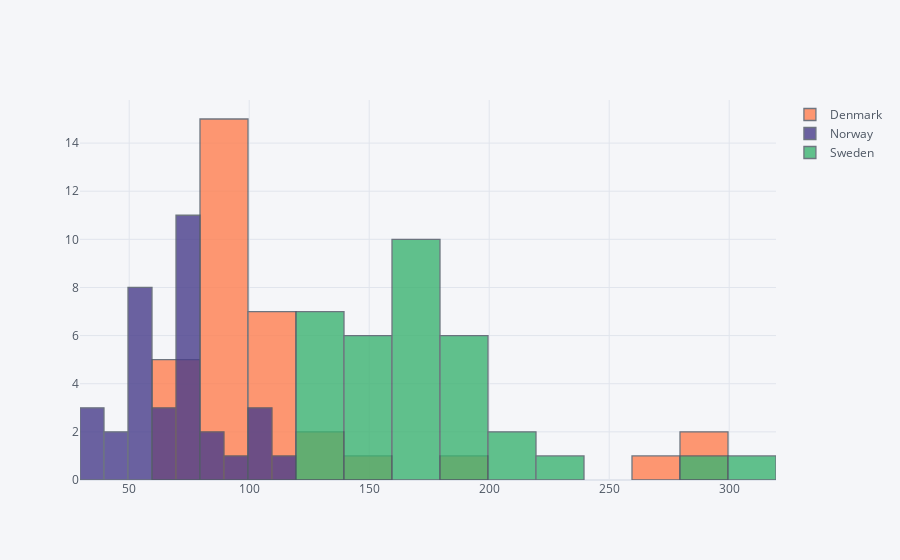

This figure's notebook cell:
### Markdown cell above
We can also plot multiple histograms on the same plot. For example, let's try to answer the following questions using a histogram.

**Question**: What is the immigration distribution for Denmark, Norway, and Sweden for years 1980 - 2013?

### Code cell
df_t = df_can.loc[['Denmark', 'Norway', 'Sweden'], years].transpose()
# let's get the x-tick values
count, bin_edges = np.histogram(df_t, 15)

# un-stacked histogram
df_t.iplot(kind ='hist', 
         # figsize=(10, 6),
          bins=15,
          #alpha=0.6,
         # xticks=bin_edges,
          color=['coral', 'darkslateblue', 'mediumseagreen']
         )

### Figure 1 — Plotly figure (JSON) as saved in the notebook; plotly's stock layout.template omitted (floating-point values rounded to 4 significant figures)
{"data": [{"histfunc": "count", "histnorm": "", "marker": {"color": "rgba(255, 127, 80, 1.0)", "line": {"color": "#4D5663", "width": 1.3}}, "name": "Denmark", "nbinsx": 15, "opacity": 0.8, "orientation": "v", "type": "histogram", "x": [272, 293, 299, 106, 93, 73, 93, 109, 129, 129, 118, 111, 158, 186, 93, 111, 70, 83, 63, 81, 93, 81, 70, 89, 89, 62, 101, 97, 108, 81, 92, 93, 94, 81]}, {"histfunc": "count", "histnorm": "", "marker": {"color": "rgba(72, 61, 139, 1.0)", "line": {"color": "#4D5663", "width": 1.3}}, "name": "Norway", "nbinsx": 15, "opacity": 0.8, "orientation": "v", "type": "histogram", "x": [116, 77, 106, 51, 31, 54, 56, 80, 73, 76, 83, 103, 74, 92, 60, 65, 70, 104, 31, 36, 56, 78, 74, 77, 73, 57, 53, 73, 66, 75, 46, 49, 53, 59]}, {"histfunc": "count", "histnorm": "", "marker": {"color": "rgba(60, 179, 113, 1.0)", "line": {"color": "#4D5663", "width": 1.3}}, "name": "Sweden", "nbinsx": 15, "opacity": 0.8, "orientation": "v", "type": "histogram", "x": [281, 308, 222, 176, 128, 158, 187, 198, 171, 182, 130, 167, 179, 203, 192, 176, 161, 151, 123, 170, 138, 184, 149, 161, 129, 205, 139, 193, 165, 167, 159, 134, 140, 140]}], "layout": {"barmode": "overlay", "legend": {"bgcolor": "#F5F6F9", "font": {"color": "#4D5663"}}, "paper_bgcolor": "#F5F6F9", "plot_bgcolor": "#F5F6F9", "title": {"font": {"color": "#4D5663"}}, "xaxis": {"gridcolor": "#E1E5ED", "showgrid": true, "tickfont": {"color": "#4D5663"}, "title": {"font": {"color": "#4D5663"}, "text": ""}, "zerolinecolor": "#E1E5ED"}, "yaxis": {"gridcolor": "#E1E5ED", "showgrid": true, "tickfont": {"color": "#4D5663"}, "title": {"font": {"color": "#4D5663"}, "text": ""}, "zerolinecolor": "#E1E5ED"}}}
